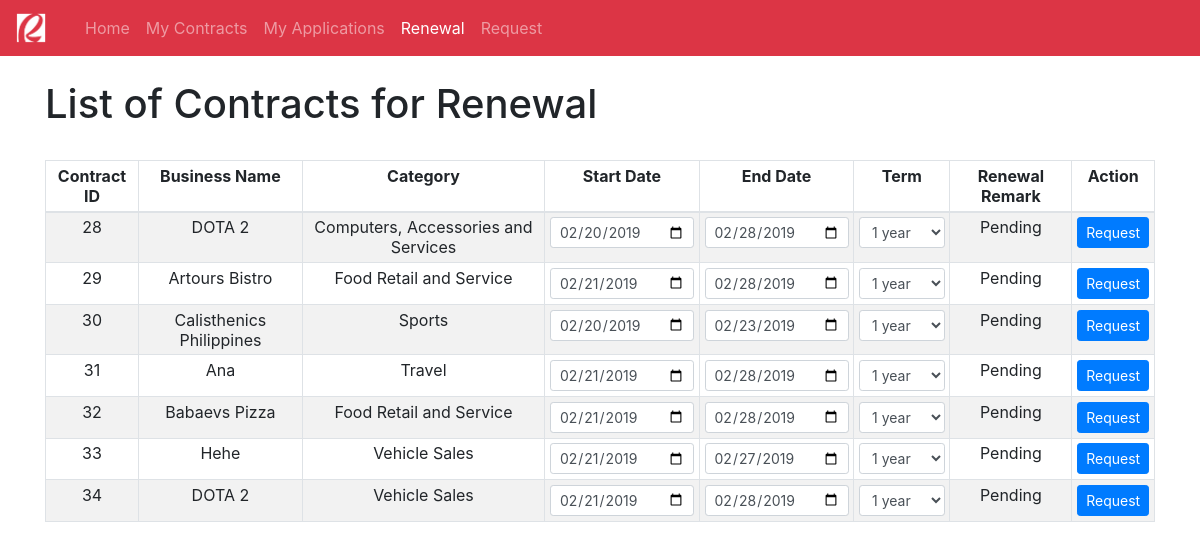
/client-renewal.php?client_id=31, run on the app's committed database.
### tables this page shows
CREATE TABLE `contract` (
  `contract_id` int(11) NOT NULL,
  `app_id` int(11) NOT NULL,
  `client_id` int(11) NOT NULL,
  `category_id` int(11) NOT NULL,
  `business_name` varchar(128) DEFAULT NULL,
  `start_date` datetime DEFAULT NULL,
  `end_date` datetime DEFAULT NULL,
  `date_approved` datetime DEFAULT CURRENT_TIMESTAMP,
  `remark` varchar(32) DEFAULT 'Pending',
  `contract_term` varchar(32) NOT NULL DEFAULT 'Pending',
  `renewal_status` varchar(32) NOT NULL DEFAULT 'Pending',
  `verified` varchar(32) DEFAULT 'False'
);

CREATE TABLE `business_classification` (
  `category_id` int(11) NOT NULL,
  `category_name` varchar(64) NOT NULL
);

### client-renewal.php (the view, shortened to what this page needs)
<html>
<head>
    <link rel="stylesheet" href="bootstrap-4.2.1-dist/css/bootstrap.min.css">
    <nav class="navbar navbar-expand-lg navbar-dark bg-danger">
        <a class="navbar-brand" href="index.php">
            <img src="img/rob.png" width="30" height="30" alt="">
        </a>
        <div class="container">
            <div class="collapse navbar-collapse" id="navbarNav">
                <ul class="navbar-nav">
                    <li class="nav-item ">
                        <a class="nav-link" href="old-user.php?client_id=<?php echo $_GET['client_id'];?>">Home</a>
                    </li>
                    <li class="nav-item ">
                        <a class="nav-link" href="client-contracts.php?client_id=<?php echo $_GET['client_id'];?>">My Contracts</a>
                    </li>
                    <li class="nav-item">
                        <a class="nav-link" href="client-application.php?client_id=<?php echo $_GET['client_id'];?>">My Applications</a>
                    </li>
                    <li class="nav-item active">
                        <a class="nav-link" href="client-renewal.php?client_id=<?php echo $_GET['client_id'];?>">Renewal</a>
                    </li>
                    <li class="nav-item">
                        <a class="nav-link" href="client-application-request.php?client_id=<?php echo $_GET['client_id'];?>">Request</a>
                    </li>
                </ul>
            </div>
        </div>
    </nav>
</head>
<body>
    <div class="container">
        <br /><h1>List of Contracts for Renewal</h1><br/>
        <table class="table table-bordered table-striped table-sm">
            <thead align="center">
                <td><strong>Contract ID</strong></td>
                <td><strong>Business Name</strong></td>
                <td><strong>Category</strong></td>
                <td><strong>Start Date</strong></td>
                <td><strong>End Date</strong></td>
                <td><strong>Term</strong></td>
                <td><strong>Renewal Remark</strong></td>
                <td><strong>Action</strong></td>
            </thead>
            <?php
                require_once "api/config.php";
                $client_id = $_GET['client_id'];
                $sql_contract = "SELECT c.contract_id AS 'contract_id', c.app_id AS 'app_id',
                c.client_id AS 'client_id', c.category_id AS 'category_id', c.business_name AS 'business_name',
                c.start_date AS 'start_date', c.end_date AS 'end_date', c.date_approved AS 'date_approved',
                c.remark AS 'remark', bc.category_name AS 'category_name', c.contract_term AS 'contract_term',
                c.renewal_status AS 'renewal_status'
                FROM contract c
                INNER JOIN business_classification bc ON c.category_id = bc.category_id
                WHERE client_id = $client_id
                ";
                $result_contract = mysqli_query($link,$sql_contract);
                if (mysqli_num_rows($result_contract) > 0) {
                    while($row_contract = mysqli_fetch_assoc($result_contract)) {
                        echo "<form action='api/request-renewal.php?client_id=$client_id' method='POST'>";
                            echo "<tr align='center'>";
                                $contract_id = $row_contract['contract_id'];
                                echo "<td>" . $row_contract['contract_id'] . "</td>";
                                echo "<td>" . $row_contract['business_name'] . "</td>";
                                echo "<td>" . $row_contract['category_name'] . "</td>";
                                $old_start_date = strtotime($row_contract['start_date']);
                                $new_start_date = date('Y-m-d', $old_start_date);
                                echo "<td>" . "<input type='date' name='start_date' value='$new_start_date' class='form-control form-control-sm'>" . "</td>";
                                $old_end_date = strtotime($row_contract['end_date']);
                                $new_end_date = date('Y-m-d', $old_end_date);
                                echo "<td>" . "<input type='date' name='end_date' value='$new_end_date' class='form-control form-control-sm'>" . "</td>";
                                if($row_contract['renewal_status'] == 'Sent'){
                                    $sql_renewal_term = "SELECT renewal_term FROM renewal WHERE contract_id = $contract_id";
                                    $result_renewal_term = mysqli_query($link,$sql_renewal_term);
                                    $fetched_renewal_term = "";
                                    if (mysqli_num_rows($result_renewal_term) > 0) {
                                        while($row_renewal_term = mysqli_fetch_assoc($result_renewal_term)) {
                                            $fetched_renewal_term = $row_renewal_term['renewal_term'];
                                        }
                                    }
                                    echo "<td>" .
                                    "<input type='text' value='$fetched_renewal_term' class='form-control form-control-sm' disabled>";
                                }else{
                                    echo "<td>" .
                                    "<select type='text' class='form-control form-control-sm' name='contract_term' required>
                                    <optgroup label='Terms'>
                                        <option>1 year</option>
                                        <option>2 years</option>
                                        <option>3 years</option>
                                        <option>4 years</option>
                                    </optgroup>
                                    </select>" .
                                    "</td>";
                                }
                                echo "<td>" . $row_contract['renewal_status'] . "</td>";
                                if($row_contract['renewal_status'] == 'Sent'){
                                    echo "<td><input type='submit' value='Request' class='btn btn-primary btn-sm' style='font-size: 10px; margin: 1px;' disabled />
                                    <a href='api/client-cancel-renewal.php?client_id=$client_id&contract_id=$contract_id' class='btn btn-sm btn-danger' style='font-size: 10px; margin: 1px;'>Cancel</a></td>";
                                }else{
                                    echo "<td><input type='submit' value='Request' class='btn btn-primary btn-sm style='font-size: 10px; margin: 1px;'' /></td>";
                                }
                            echo "</tr>";
                        echo "</form>";
                    }
                }else{
                    echo '<tr>';
                        echo '<td colspan="8" style="font-style: italic;" align="center">No records found.</td>';
                    echo '</tr>';
                }
            ?>
        </table>
    </div>
</body>
</html>

### data on the page
contract: contract_id "28", business_name "DOTA 2", category.category_name "Computers, Accessories and Services", start_date "02/20/2019", end_date "02/28/2019", renewal_status "Pending"
contract: contract_id "29", business_name "Artours Bistro", category.category_name "Food Retail and Service", start_date "02/21/2019", end_date "02/28/2019", renewal_status "Pending"
contract: contract_id "30", business_name "Calisthenics Philippines", category.category_name "Sports", start_date "02/20/2019", end_date "02/23/2019", renewal_status "Pending"
contract: contract_id "31", business_name "Ana", category.category_name "Travel", start_date "02/21/2019", end_date "02/28/2019", renewal_status "Pending"
contract: contract_id "32", business_name "Babaevs Pizza", category.category_name "Food Retail and Service", start_date "02/21/2019", end_date "02/28/2019", renewal_status "Pending"
contract: contract_id "33", business_name "Hehe", category.category_name "Vehicle Sales", start_date "02/21/2019", end_date "02/27/2019", renewal_status "Pending"
contract: contract_id "34", business_name "DOTA 2", category.category_name "Vehicle Sales", start_date "02/21/2019", end_date "02/28/2019", renewal_status "Pending"
